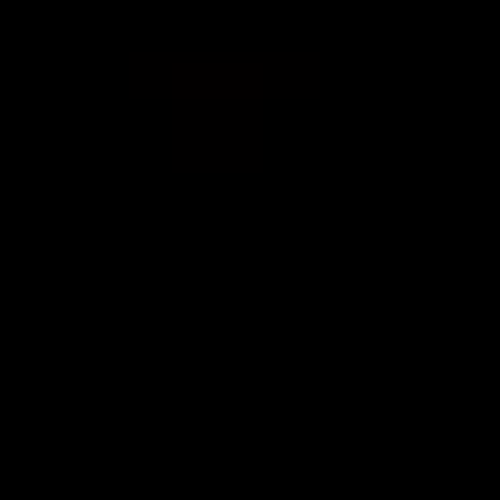
Frame 1 (no input)
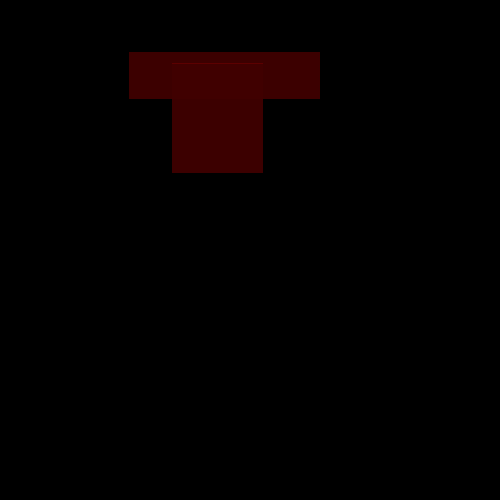
Frame 60 (the mouse pressed at the canvas centre just before this capture)
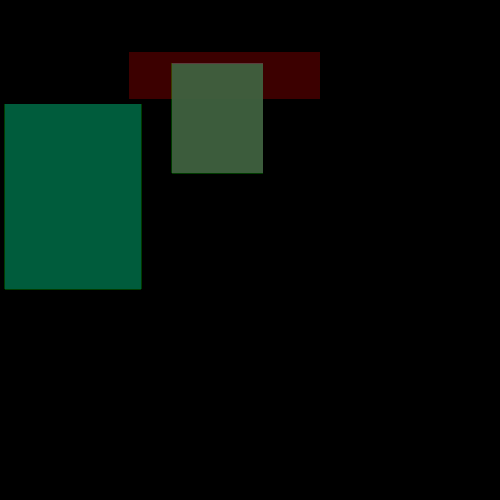
Frame 120 (the mouse held since frame 60 and released just before this capture)

The Processing sketch that drew these frames (run headless with seeded random() and noise(); from frame 60 on, the mouse is pressed at the canvas centre):

// Processing sketch: d02_hw02
// ── d02_hw02.pde
float x1 = random(200);
float x2 = random(200);
float x3 = random(200);
float x4 = random(200);
float x5 = random(200);
float x6 = random(200);
float x7 = random(200);
float x8 = random(200);
float rcolor = random(255);
float gcolor = random(255);
float bcolor = random(255);



void setup () {
  size(500,500);
  background(0);
}

void draw () {

  noStroke();
  fill(rcolor,gcolor,bcolor,2);
  rect(x1,x2,x3,x4);
  rect(x5,x6,x7,x8);
}
  
void mousePressed () {
   x1 = random(300);
   x2 = random(300);
   x3 = random(300);
   x4 = random(300);
   rcolor = random(255);
   gcolor = random(255);
   bcolor = random(255);

 
}

  
